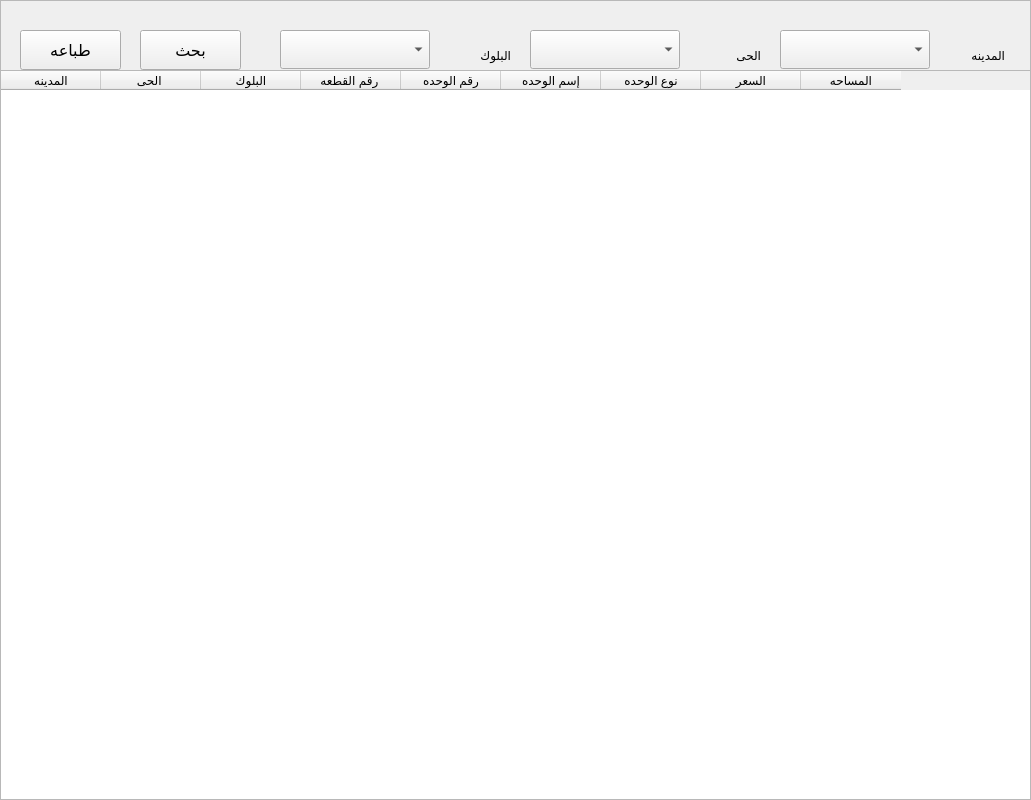
      <widget class="QFrame" name="Services_Trading_Units_Arechieve">
       <property name="geometry">
        <rect>
         <x>0</x>
         <y>0</y>
         <width>1031</width>
         <height>800</height>
        </rect>
       </property>
       <property name="frameShape">
        <enum>QFrame::StyledPanel</enum>
       </property>
       <property name="frameShadow">
        <enum>QFrame::Raised</enum>
       </property>
       <widget class="QComboBox" name="comboBox_45">
        <property name="geometry">
         <rect>
          <x>280</x>
          <y>30</y>
          <width>150</width>
          <height>39</height>
         </rect>
        </property>
       </widget>
       <widget class="QLabel" name="label_125">
        <property name="geometry">
         <rect>
          <x>934</x>
          <y>40</y>
          <width>71</width>
          <height>31</height>
         </rect>
        </property>
        <property name="font">
         <font>
          <family>simplified arabic</family>
         </font>
        </property>
        <property name="text">
         <string>المدينه</string>
        </property>
       </widget>
       <widget class="QComboBox" name="comboBox_43">
        <property name="geometry">
         <rect>
          <x>530</x>
          <y>30</y>
          <width>150</width>
          <height>39</height>
         </rect>
        </property>
       </widget>
       <widget class="QLabel" name="label_123">
        <property name="geometry">
         <rect>
          <x>450</x>
          <y>40</y>
          <width>61</width>
          <height>31</height>
         </rect>
        </property>
        <property name="font">
         <font>
          <family>simplified arabic</family>
         </font>
        </property>
        <property name="text">
         <string>البلوك</string>
        </property>
       </widget>
       <widget class="QComboBox" name="comboBox_44">
        <property name="geometry">
         <rect>
          <x>780</x>
          <y>30</y>
          <width>150</width>
          <height>39</height>
         </rect>
        </property>
       </widget>
       <widget class="QPushButton" name="btn_search_18">
        <property name="geometry">
         <rect>
          <x>140</x>
          <y>30</y>
          <width>101</width>
          <height>40</height>
         </rect>
        </property>
        <property name="font">
         <font>
          <family>simplified arabic</family>
          <pointsize>12</pointsize>
         </font>
        </property>
        <property name="cursor">
         <cursorShape>PointingHandCursor</cursorShape>
        </property>
        <property name="text">
         <string>بحث</string>
        </property>
       </widget>
       <widget class="QLabel" name="label_124">
        <property name="geometry">
         <rect>
          <x>690</x>
          <y>40</y>
          <width>71</width>
          <height>31</height>
         </rect>
        </property>
        <property name="font">
         <font>
          <family>simplified arabic</family>
         </font>
        </property>
        <property name="text">
         <string>الحى</string>
        </property>
       </widget>
       <widget class="QPushButton" name="btn_search_17">
        <property name="geometry">
         <rect>
          <x>20</x>
          <y>30</y>
          <width>101</width>
          <height>40</height>
         </rect>
        </property>
        <property name="font">
         <font>
          <family>simplified arabic</family>
          <pointsize>12</pointsize>
         </font>
        </property>
        <property name="cursor">
         <cursorShape>PointingHandCursor</cursorShape>
        </property>
        <property name="text">
         <string>طباعه</string>
        </property>
       </widget>
       <widget class="QTableWidget" name="tableWidget_26">
        <property name="geometry">
         <rect>
          <x>0</x>
          <y>70</y>
          <width>1031</width>
          <height>730</height>
         </rect>
        </property>
        <column>
         <property name="text">
          <string>المدينه</string>
         </property>
        </column>
        <column>
         <property name="text">
          <string>الحى </string>
         </property>
        </column>
        <column>
         <property name="text">
          <string>البلوك</string>
         </property>
        </column>
        <column>
         <property name="text">
          <string>رقم القطعه </string>
         </property>
        </column>
        <column>
         <property name="text">
          <string>رقم الوحده</string>
         </property>
        </column>
        <column>
         <property name="text">
          <string>إسم الوحده</string>
         </property>
        </column>
        <column>
         <property name="text">
          <string>نوع الوحده</string>
         </property>
        </column>
        <column>
         <property name="text">
          <string>السعر</string>
         </property>
        </column>
        <column>
         <property name="text">
          <string>المساحه</string>
         </property>
        </column>
       </widget>
      </widget>
